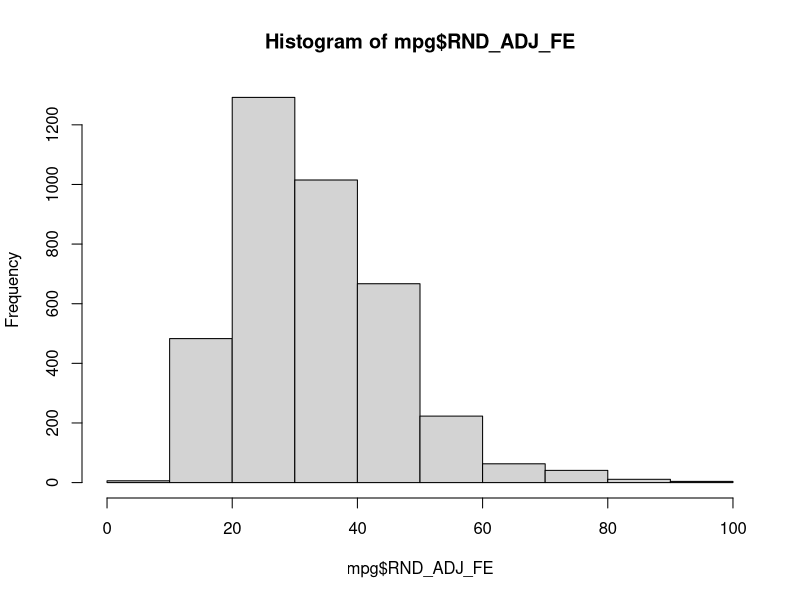
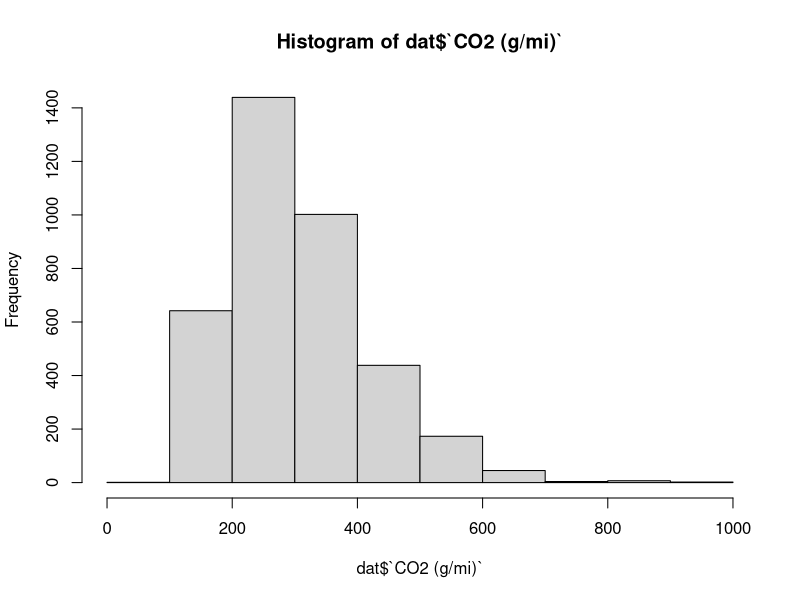
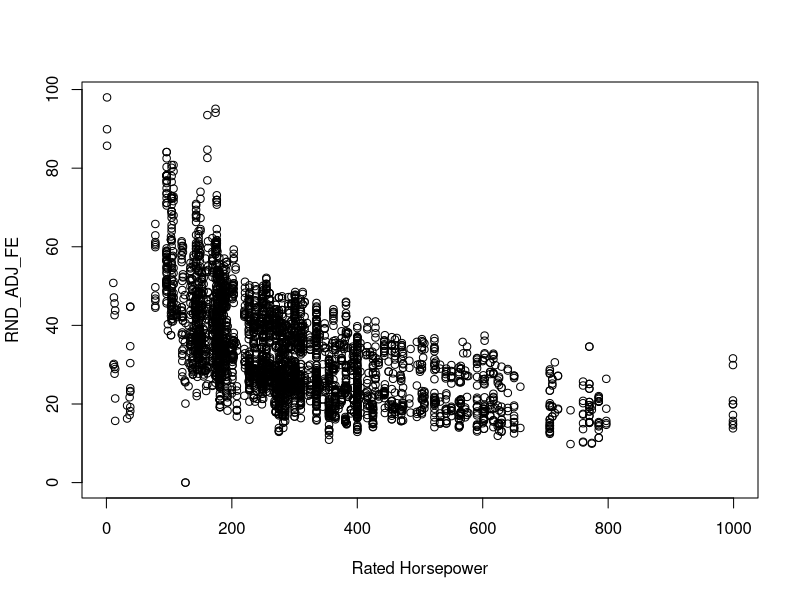
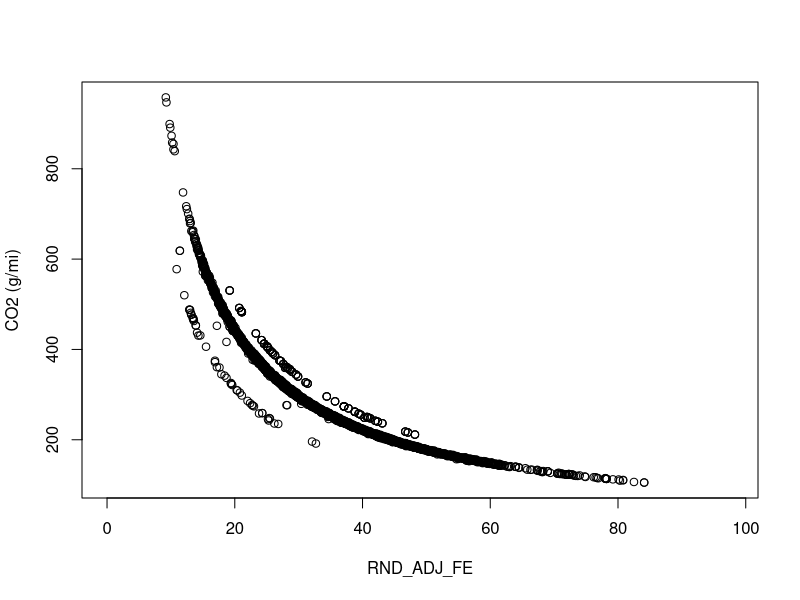

Generate these figures, in order, with R:
## ---- chunk 1
knitr::opts_chunk$set(echo = TRUE)
## ---- chunk 2
library(dplyr)
## ---- chunk 3
library(readxl)
dat <- read_excel("21tstcar-2021-03-02.xlsx")
## ---- chunk 4
names(dat)
## ---- chunk 5
table(dat$`Vehicle Manufacturer Name`)
## ---- chunk 6
dat %>% group_by(`Vehicle Manufacturer Name`) %>% 
  count()
## ---- chunk 7
mpg <- dat %>% select(RND_ADJ_FE) %>% 
   na.omit() %>% 
  filter(RND_ADJ_FE <= 100)

hist(mpg$RND_ADJ_FE)
## ---- chunk 8
hist(dat$`CO2 (g/mi)`)
## ---- chunk 9
summary(dat$`CO2 (g/mi)`)
## ---- chunk 10
dat %>% select(`Rated Horsepower`, RND_ADJ_FE) %>% 
  filter(RND_ADJ_FE <= 100 & `Rated Horsepower` <= 1000 ) %>% 
  plot()
## ---- chunk 11
dat %>% select(RND_ADJ_FE, `CO2 (g/mi)` ) %>% 
  filter(RND_ADJ_FE <= 100) %>% 
  plot()
